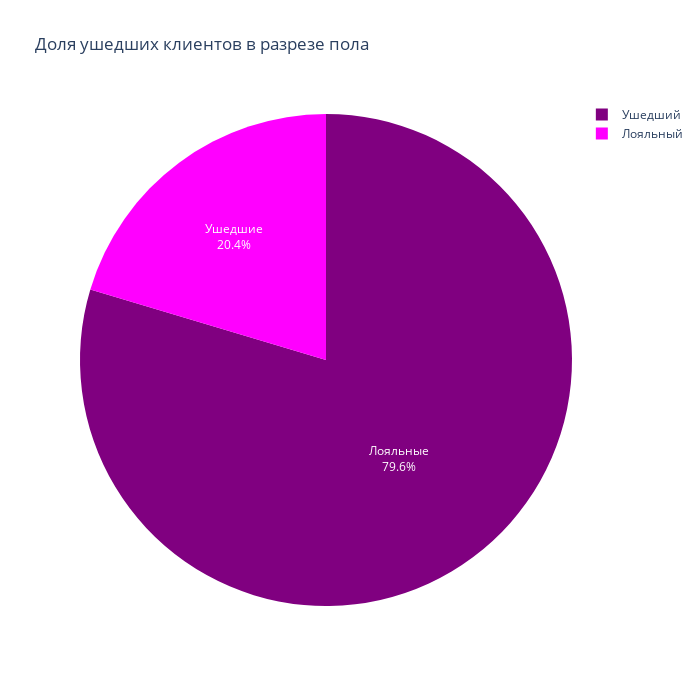

Notebook source saved alongside this figure:
### Markdown cell above
9.1. Каково соотношение ушедших и лояльных клиентов? Покажите это на графике и дайте комментарий по соотношению.

### Code cell
# группируем клиентов по статусу
status_counts = churn_data['Exited'].value_counts(normalize=True)

fig = go.Figure(data=[go.Pie(labels=churn_data['Exited'],
            text=['Лояльные', 'Ушедшие'],
            values=status_counts,
            marker=dict(colors=['purple', 'magenta']))])

fig.update_layout(title='Доля ушедших клиентов в разрезе пола',width=700, height=700)

fig.show()

display(Image(filename='D:\DS\Skillfactory_jupiter_notebook\PYTHON-13.Vizualization_data\data\9.1.png'))

### Figure 1 — Plotly figure (JSON) as saved in the notebook; plotly's stock layout.template omitted (floating-point values rounded to 4 significant figures; data arrays with more than 128 entries replaced by an {"elided": "..."} marker saying what was removed)
{"data": [{"labels": {"elided": "10000 str values"}, "marker": {"colors": ["purple", "magenta"]}, "text": ["Лояльные", "Ушедшие"], "type": "pie", "values": [0.7963, 0.2037]}], "layout": {"height": 700, "title": {"text": "Доля ушедших клиентов в разрезе пола"}, "width": 700}}
